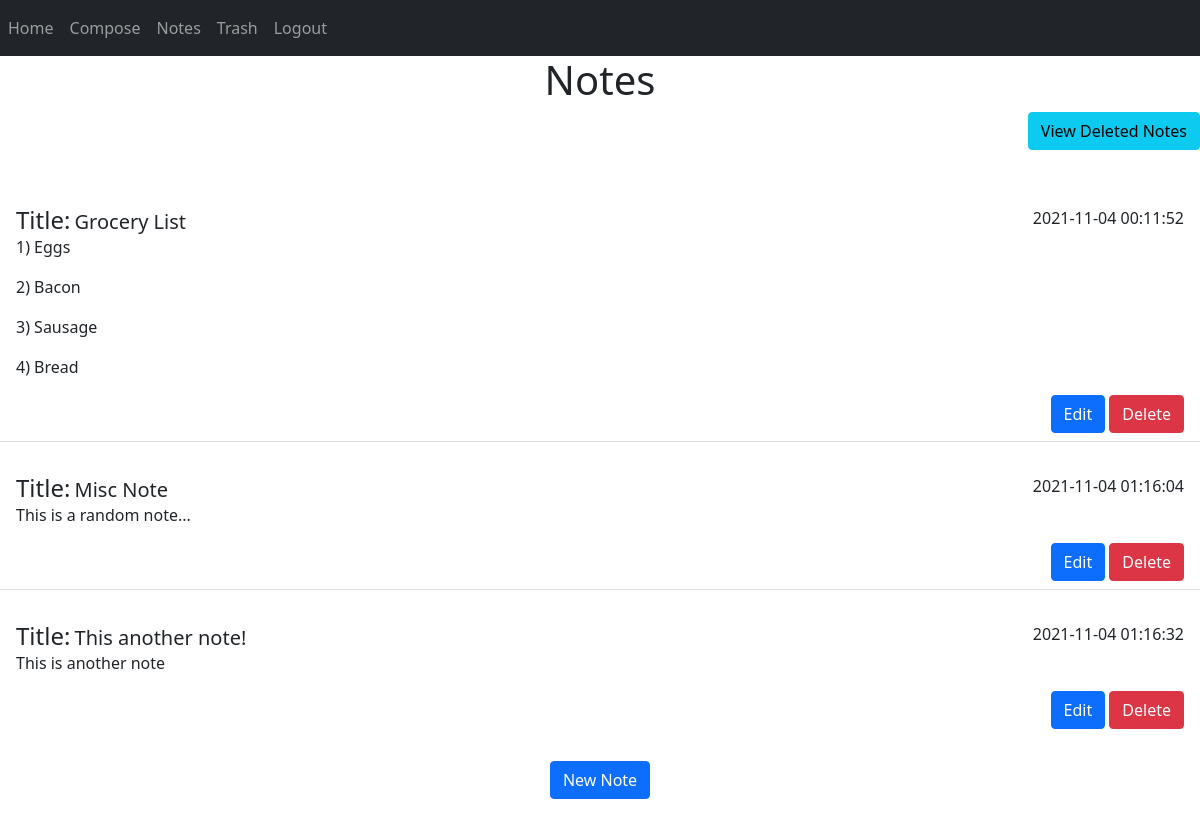
/notes (signed in), run on an earlier commit of the app's database.
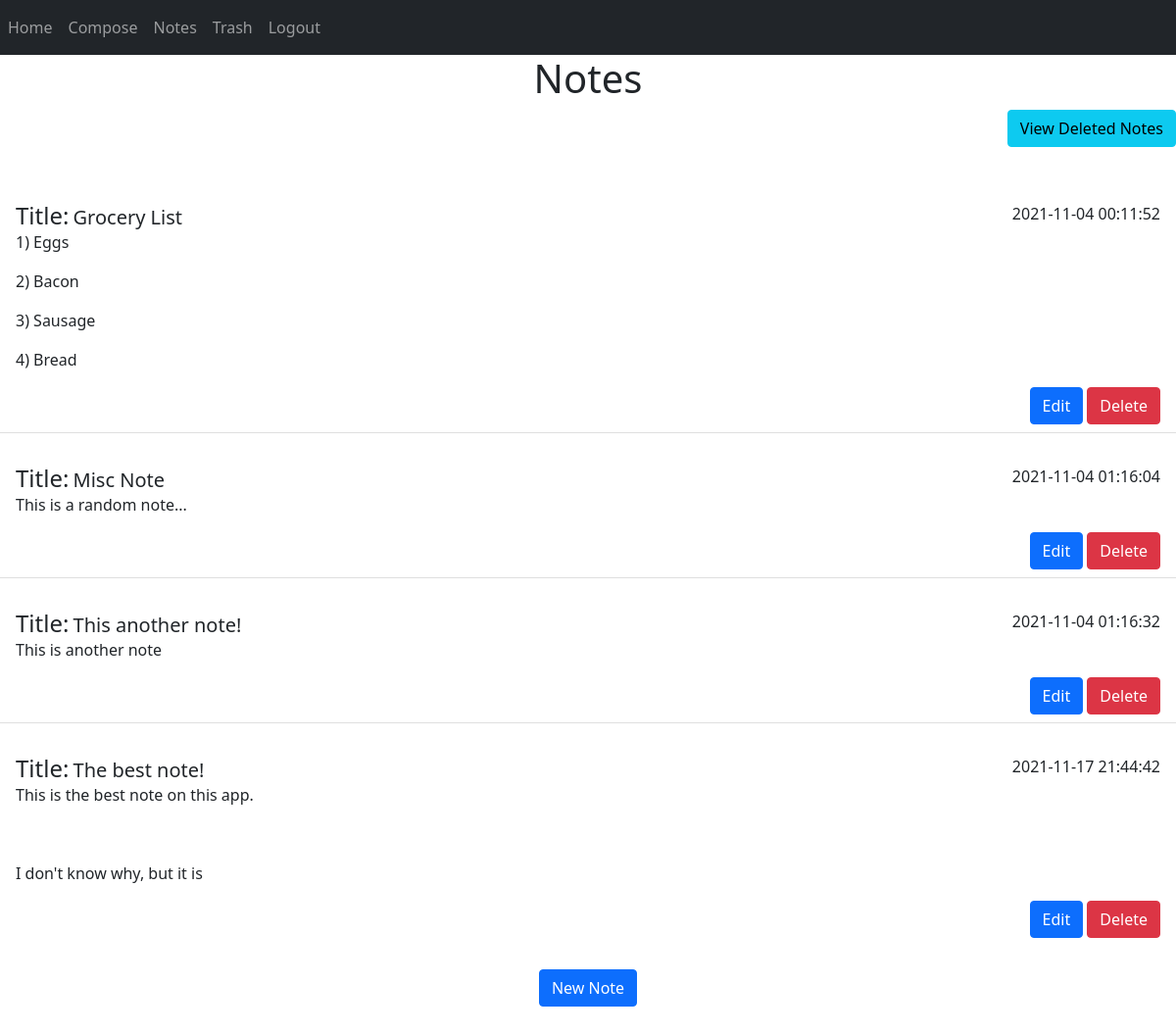
And on a later commit of the database.
### app/models.py (models this page shows)
class Note(db.Model):
    id = db.Column(db.Integer, primary_key=True)
    title = db.Column(db.String(255))
    data = db.Column(db.String(10000))
    date = db.Column(db.DateTime(timezone=True), default=func.now())
    deleted = db.Column(db.Boolean)
    user_id = db.Column(db.Integer, db.ForeignKey('user.id'))

### app/routes.py (the view)
@view.route('/notes', methods=['GET', 'POST'])
@login_required
def notes():
    return render_template("notes.html", user=current_user)

### app/__init__.py (called while the page is built)
def create_app():
    from .models import User, download_attachment
    app = Flask(__name__)
    app.config.from_object(Config)
    db.init_app(app)
    migrate = Migrate(app, db)
    app.jinja_env.globals.update(download_attachment=download_attachment)
    from .routes import view
    app.register_blueprint(view, url_prefix='/')
    login = LoginManager(app)
    login.login_view = 'view.login'
    login.init_app(app)
    @login.user_loader
    def load_user(id):
        return User.query.get(int(id))
    return app

### app/templates/notes.html
{% extends "base.html" %} {% block content %}
<h1 align="center">Notes</h1>
<ul class="list-group list-group-flush" id="view-deleted">
  <li>
    <span style="float: right">
      <a
        href="{{ url_for('view.deletedNotes', user=user) }}"
        class="btn btn-info"
        role="button"
        >View Deleted Notes</a
      >
    </span>
  </li>
</ul>
<br />
<ul class="list-group list-group-flush" id="notes">
  {% for note in user.notes %} {% if note.deleted == False %}
  <br />
  <li class="list-group-item">
    <div p-3 mb-2 bg-white text-dark>
      <h4 style="display: inline">Title:</h4>
      <h5 style="display: inline">{{ note.title }}</h5>
      <span style="float: right">{{ note.date }}</span> {{ note.data |safe}}
      <p>
        <span style="float: right">
          <a
            href="{{ url_for('view.editNote', id=note.id) }}"
            class="btn btn-primary"
            role="button"
            >Edit</a
          >
          <a
            href="{{ url_for('view.deleteNote', id=note.id) }}"
            class="btn btn-danger"
            role="button"
            >Delete</a
          >
        </span>
      </p>
    </div>
  </li>
  {% endif %} {% endfor %}
</ul>
<br />
<div align="center">
  <a
    href="{{ url_for('view.addNote', user=user) }}"
    class="btn btn-primary"
    role="button"
    >New Note</a
  >
</div>
<br />
<br />
{% endblock %}

### app/templates/base.html (shortened to what this page needs)
<!DOCTYPE html>
<html lang="en">
  <head>
    <link
      href="https://cdn.jsdelivr.net/npm/bootstrap@5.0.2/dist/css/bootstrap.min.css"
      rel="stylesheet"
    />
    <link
      rel="stylesheet"
      href="https://cdnjs.cloudflare.com/ajax/libs/font-awesome/4.7.0/css/font-awesome.min.css"
    />
  </head>
  <body>
    <nav class="navbar navbar-expand-lg navbar-dark bg-dark">
      <div class="collapse navbar-collapse" id="mainNavBar">
        <div class="navbar-nav">
          {% if current_user.is_anonymous %}
          <a class="nav-item nav-link" href="/login">Login</a>
          <a class="nav-item nav-link" href="/sign-up">Sign Up</a>
          {% else %}
          <a
            class="nav-item nav-link"
            href="{{ url_for('view.index', refresh = False) }}"
            >Home</a
          >
          <a class="nav-item nav-link" href="/compose">Compose </a>
          <a class="nav-item nav-link" href="/notes">Notes</a>
          <a
            class="nav-item nav-link"
            href="{{ url_for('view.trash', refresh = False) }}"
            >Trash</a
          >
          <a class="nav-item nav-link" href="/logout">Logout</a>
          {% endif %}
        </div>
      </div>
    </nav>
     {% block content %}{%
    endblock %}
  </body>
</html>

What changed in the data, as far as the page shows it:
added Note: title "The best note!", date "2021-11-17 21:44:42", data "This is the best note on this app. I don't know why, but it is"
